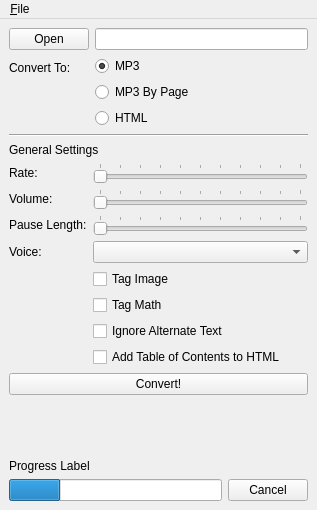
<?xml version="1.0" encoding="UTF-8"?>
<ui version="4.0">
 <class>MainWindow</class>
 <widget class="QMainWindow" name="MainWindow">
  <property name="geometry">
   <rect>
    <x>0</x>
    <y>0</y>
    <width>317</width>
    <height>510</height>
   </rect>
  </property>
  <property name="windowTitle">
   <string>Central Access Reader</string>
  </property>
  <widget class="QWidget" name="centralwidget">
   <layout class="QVBoxLayout" name="verticalLayout_4">
    <item>
     <layout class="QFormLayout" name="formLayout">
      <property name="fieldGrowthPolicy">
       <enum>QFormLayout::AllNonFixedFieldsGrow</enum>
      </property>
      <item row="0" column="1">
       <widget class="QLineEdit" name="filePathEdit">
        <property name="accessibleName">
         <string>File Path</string>
        </property>
        <property name="readOnly">
         <bool>true</bool>
        </property>
       </widget>
      </item>
      <item row="1" column="0">
       <widget class="QLabel" name="label_8">
        <property name="text">
         <string>Convert To:</string>
        </property>
       </widget>
      </item>
      <item row="1" column="1">
       <layout class="QVBoxLayout" name="verticalLayout_2">
        <item>
         <widget class="QRadioButton" name="convertMP3Radio">
          <property name="accessibleName">
           <string>MP3</string>
          </property>
          <property name="accessibleDescription">
           <string>Convert document to MP3 file of spoken text.</string>
          </property>
          <property name="text">
           <string>MP3</string>
          </property>
          <property name="checked">
           <bool>true</bool>
          </property>
         </widget>
        </item>
        <item>
         <widget class="QRadioButton" name="convertMP3ByPageRadio">
          <property name="accessibleName">
           <string>MP3 By Page</string>
          </property>
          <property name="accessibleDescription">
           <string>Convert document into MP3 files of spoken text divided by page.</string>
          </property>
          <property name="text">
           <string>MP3 By Page</string>
          </property>
         </widget>
        </item>
        <item>
         <widget class="QRadioButton" name="convertHTMLRadio">
          <property name="accessibleName">
           <string>HTML</string>
          </property>
          <property name="accessibleDescription">
           <string>Convert document to single HTML file.</string>
          </property>
          <property name="text">
           <string>HTML</string>
          </property>
         </widget>
        </item>
       </layout>
      </item>
      <item row="0" column="0">
       <widget class="QPushButton" name="openDocumentButton">
        <property name="text">
         <string>Open</string>
        </property>
       </widget>
      </item>
     </layout>
    </item>
    <item>
     <widget class="Line" name="line">
      <property name="orientation">
       <enum>Qt::Horizontal</enum>
      </property>
     </widget>
    </item>
    <item>
     <widget class="QLabel" name="label_3">
      <property name="text">
       <string>General Settings</string>
      </property>
     </widget>
    </item>
    <item>
     <layout class="QFormLayout" name="formLayout_2">
      <property name="fieldGrowthPolicy">
       <enum>QFormLayout::AllNonFixedFieldsGrow</enum>
      </property>
      <item row="0" column="0">
       <widget class="QLabel" name="label_4">
        <property name="text">
         <string>Rate:</string>
        </property>
       </widget>
      </item>
      <item row="0" column="1">
       <widget class="QSlider" name="rateSlider">
        <property name="accessibleName">
         <string>Rate</string>
        </property>
        <property name="accessibleDescription">
         <string>A value from 0 to 100 that sets the rate of the voice.</string>
        </property>
        <property name="maximum">
         <number>100</number>
        </property>
        <property name="orientation">
         <enum>Qt::Horizontal</enum>
        </property>
        <property name="tickPosition">
         <enum>QSlider::TicksAbove</enum>
        </property>
        <property name="tickInterval">
         <number>10</number>
        </property>
       </widget>
      </item>
      <item row="1" column="0">
       <widget class="QLabel" name="label_5">
        <property name="text">
         <string>Volume:</string>
        </property>
       </widget>
      </item>
      <item row="1" column="1">
       <widget class="QSlider" name="volumeSlider">
        <property name="accessibleName">
         <string>Volume</string>
        </property>
        <property name="accessibleDescription">
         <string>A value from 0 to 100 that sets the volume of the voice.</string>
        </property>
        <property name="maximum">
         <number>100</number>
        </property>
        <property name="orientation">
         <enum>Qt::Horizontal</enum>
        </property>
        <property name="tickPosition">
         <enum>QSlider::TicksAbove</enum>
        </property>
        <property name="tickInterval">
         <number>10</number>
        </property>
       </widget>
      </item>
      <item row="2" column="0">
       <widget class="QLabel" name="label_6">
        <property name="text">
         <string>Pause Length:</string>
        </property>
       </widget>
      </item>
      <item row="2" column="1">
       <widget class="QSlider" name="pauseLengthSlider">
        <property name="accessibleName">
         <string>Pause Length</string>
        </property>
        <property name="accessibleDescription">
         <string>A value from 0 to 10 that sets the pause length between elements.</string>
        </property>
        <property name="maximum">
         <number>10</number>
        </property>
        <property name="pageStep">
         <number>2</number>
        </property>
        <property name="orientation">
         <enum>Qt::Horizontal</enum>
        </property>
        <property name="tickPosition">
         <enum>QSlider::TicksAbove</enum>
        </property>
        <property name="tickInterval">
         <number>1</number>
        </property>
       </widget>
      </item>
      <item row="3" column="0">
       <widget class="QLabel" name="label_7">
        <property name="text">
         <string>Voice:</string>
        </property>
       </widget>
      </item>
      <item row="3" column="1">
       <widget class="QComboBox" name="voiceCombo">
        <property name="accessibleName">
         <string>Voice</string>
        </property>
        <property name="accessibleDescription">
         <string>Sets the voice used for the TTS engine.</string>
        </property>
       </widget>
      </item>
      <item row="4" column="1">
       <layout class="QVBoxLayout" name="verticalLayout">
        <item>
         <widget class="QCheckBox" name="tagImageCheckbox">
          <property name="text">
           <string>Tag Image</string>
          </property>
         </widget>
        </item>
        <item>
         <widget class="QCheckBox" name="tagMathCheckbox">
          <property name="text">
           <string>Tag Math</string>
          </property>
         </widget>
        </item>
        <item>
         <widget class="QCheckBox" name="ignoreAltTextCheckbox">
          <property name="text">
           <string>Ignore Alternate Text</string>
          </property>
         </widget>
        </item>
        <item>
         <widget class="QCheckBox" name="addTOCToHTMLCheckbox">
          <property name="text">
           <string>Add Table of Contents to HTML</string>
          </property>
         </widget>
        </item>
       </layout>
      </item>
     </layout>
    </item>
    <item>
     <widget class="QPushButton" name="convertButton">
      <property name="text">
       <string>Convert!</string>
      </property>
     </widget>
    </item>
    <item>
     <spacer name="verticalSpacer">
      <property name="orientation">
       <enum>Qt::Vertical</enum>
      </property>
      <property name="sizeHint" stdset="0">
       <size>
        <width>20</width>
        <height>40</height>
       </size>
      </property>
     </spacer>
    </item>
    <item>
     <layout class="QVBoxLayout" name="verticalLayout_3">
      <item>
       <widget class="QLabel" name="progressLabel">
        <property name="text">
         <string>Progress Label</string>
        </property>
       </widget>
      </item>
      <item>
       <layout class="QHBoxLayout" name="horizontalLayout">
        <item>
         <widget class="QProgressBar" name="progressBar">
          <property name="value">
           <number>24</number>
          </property>
          <property name="textVisible">
           <bool>false</bool>
          </property>
          <property name="format">
           <string/>
          </property>
         </widget>
        </item>
        <item>
         <widget class="QPushButton" name="cancelExportButton">
          <property name="text">
           <string>Cancel</string>
          </property>
         </widget>
        </item>
       </layout>
      </item>
     </layout>
    </item>
   </layout>
  </widget>
  <widget class="QMenuBar" name="menubar">
   <property name="geometry">
    <rect>
     <x>0</x>
     <y>0</y>
     <width>317</width>
     <height>21</height>
    </rect>
   </property>
   <widget class="QMenu" name="menuFile">
    <property name="title">
     <string>&amp;File</string>
    </property>
    <addaction name="actionOpen_Document"/>
   </widget>
   <addaction name="menuFile"/>
  </widget>
  <action name="actionOpen_Document">
   <property name="text">
    <string>&amp;Open Document</string>
   </property>
   <property name="shortcut">
    <string>Ctrl+O</string>
   </property>
  </action>
 </widget>
 <tabstops>
  <tabstop>openDocumentButton</tabstop>
  <tabstop>filePathEdit</tabstop>
  <tabstop>convertMP3Radio</tabstop>
  <tabstop>convertMP3ByPageRadio</tabstop>
  <tabstop>convertHTMLRadio</tabstop>
  <tabstop>rateSlider</tabstop>
  <tabstop>volumeSlider</tabstop>
  <tabstop>pauseLengthSlider</tabstop>
  <tabstop>voiceCombo</tabstop>
  <tabstop>tagImageCheckbox</tabstop>
  <tabstop>tagMathCheckbox</tabstop>
  <tabstop>ignoreAltTextCheckbox</tabstop>
  <tabstop>addTOCToHTMLCheckbox</tabstop>
  <tabstop>convertButton</tabstop>
 </tabstops>
 <resources/>
 <connections/>
</ui>
